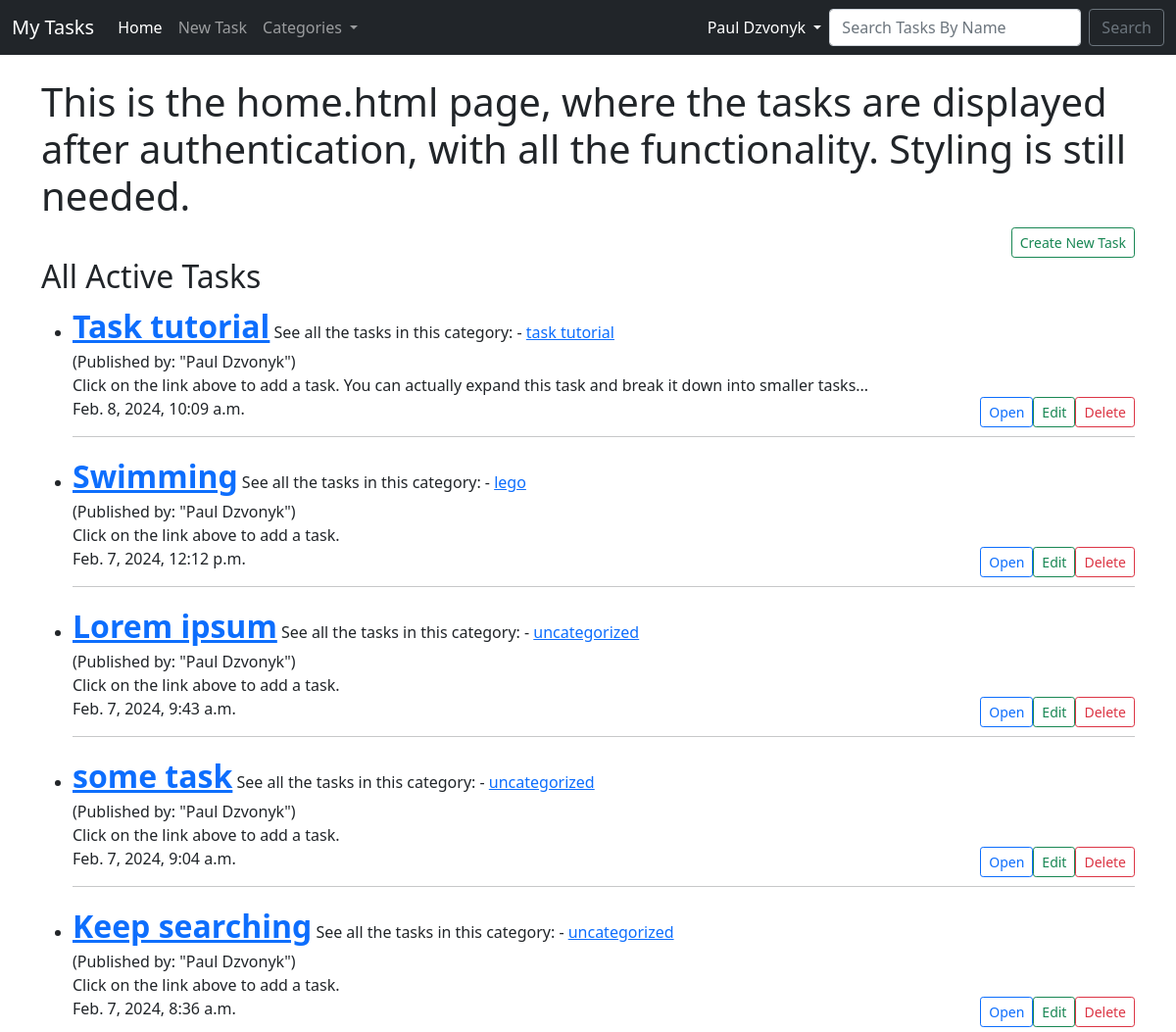
The app's page /home/ (signed in, upper part), older data.
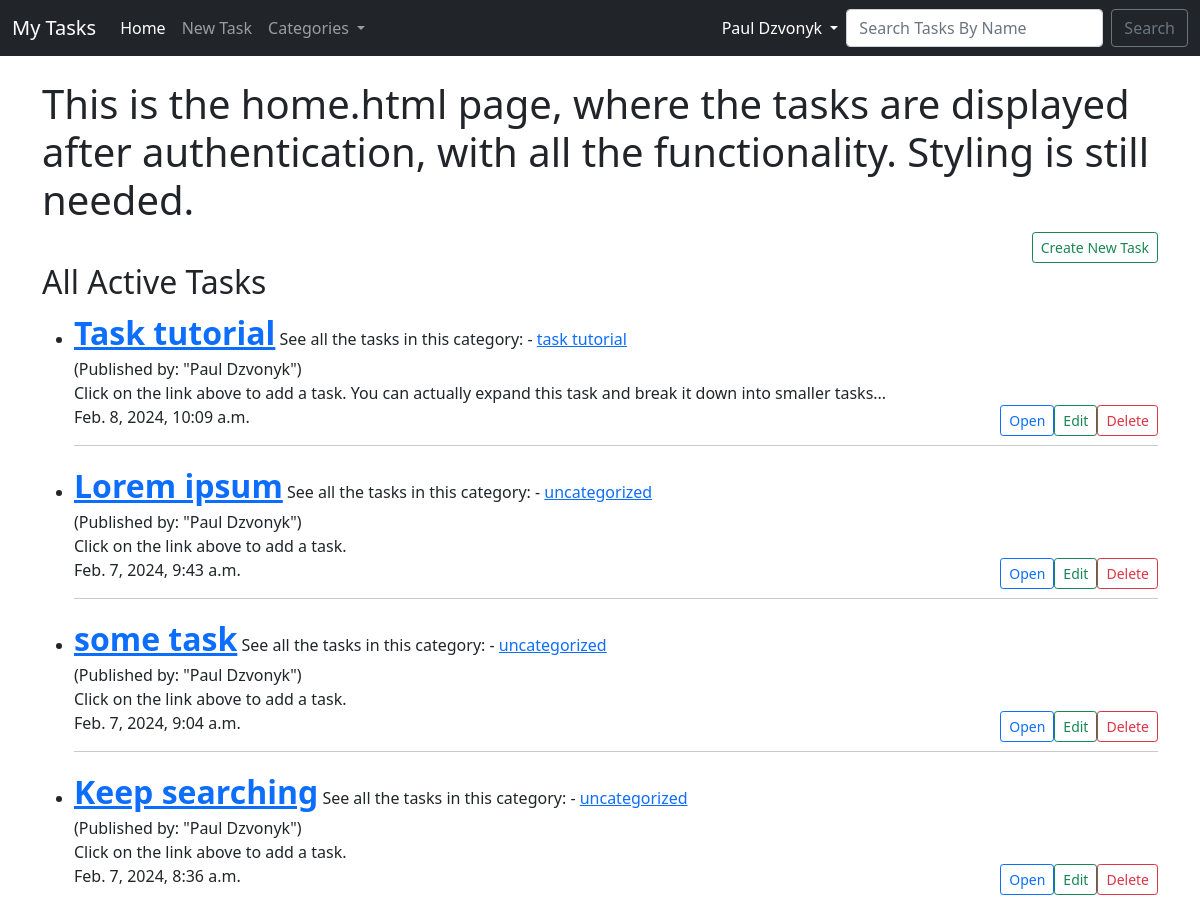
The same page, newer data.
### task/models.py (models this page shows, shortened)
class Task(models.Model):
    title = models.CharField(max_length=200)
    title_tag = models.CharField(max_length=200)
    author = models.ForeignKey(User, on_delete=models.CASCADE)
    image_header = models.ImageField(null=True, blank=True, upload_to='image_header/')
    task_images = models.ImageField(null=True, blank=True, upload_to='task_images/')
    short_description = RichTextField(blank=True, null=True)
    date_created = models.DateTimeField(auto_now_add=True)
    priority = models.IntegerField(default=0)
    category = models.CharField(max_length=200, default='uncategorized')
    snippet = models.CharField(max_length=200)
    completed = models.BooleanField(default=False)
    likes = models.ManyToManyField(User, related_name='task_likes')

### task/views.py (the view)
# urls.py: path('home/', HomeView.as_view(), name='home'),
class HomeView(CategoryMixin, ListView):
    model = Task
    template_name = 'task/home.html'
    ordering = ['-date_created']

### task/models.py (called while the page is built)
    def __str__(self):
        return self.category_name

### task/views.py (called while the page is built)
    def get_context_data(self, *args, **kwargs):
        cat_list = Category.objects.all()
        context = super().get_context_data(*args, **kwargs)
        context['cat_list'] = cat_list
        return context

### task/templates/task/home.html
{% extends 'task/base.html' %}
{% block content %}
{% if user.is_authenticated %}
<h1>This is the home.html page, where the tasks are displayed after authentication, with all the functionality.
    Styling is still needed.</h1>
<div class="d-grid gap-2 d-md-flex justify-content-md-end">
    <a href="{% url 'add_task' %}" class="btn btn-outline-success btn-sm">Create New Task</a>
</div>
<h2>All Active Tasks</h2>
<ul>
    {% for task in object_list %}
    {% if user.id == task.author.id %}
    <li>
        <a class="fs-2 fw-bold" href="{% url 'task-detail' task.pk %}">{{ task.title }}</a>
        See all the tasks in this category: - <a href="{% url 'category' task.category|slugify %}">{{ task.category }}</a> <br>
        (Published by: "{{ task.author.first_name }} {{ task.author.last_name }}")
        <br>
        {{ task.snippet }}
        <br>
        {{ task.date_created }}
        {% if user.is_authenticated %}
        <a class="btn btn-outline-danger btn-sm float-end" href="{% url 'delete_task' task.pk %}">Delete</a>
        <a class="btn btn-outline-success btn-sm float-end" href="{% url 'edit_task' task.pk %}">Edit</a>
        <a class="btn btn-outline-primary btn-sm float-end" href="{% url 'task-detail' task.pk %}">Open</a>
        {% endif %}
        <hr>
    </li>
    {% endif %}
    {% endfor %}
</ul>
{% endif %}
{% endblock %}

Row changes from the older to the newer data that the page shows:
removed Task: title "Swimming", category "lego", author.first_name "Paul", author.last_name "Dzvonyk", snippet "Click on the link above to add a task.", date_created "Feb. 7, 2024, 12:12 p.m."
